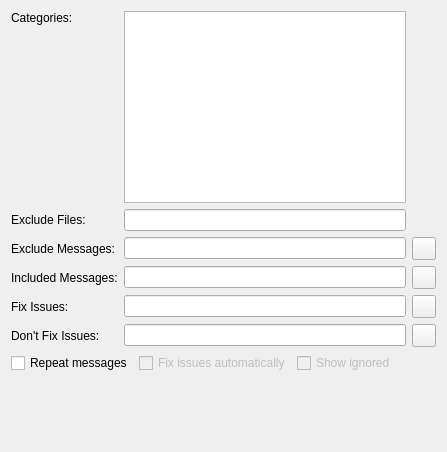
         <widget class="QWidget" name="globalOptionsTab">
          <attribute name="title">
           <string>Globals</string>
          </attribute>
          <layout class="QGridLayout" name="gridLayout_2">
           <item row="0" column="0">
            <widget class="QLabel" name="label_20">
             <property name="text">
              <string>Categories:</string>
             </property>
             <property name="alignment">
              <set>Qt::AlignmentFlag::AlignLeading|Qt::AlignmentFlag::AlignLeft|Qt::AlignmentFlag::AlignTop</set>
             </property>
            </widget>
           </item>
           <item row="0" column="1">
            <widget class="QListWidget" name="categoriesList">
             <property name="toolTip">
              <string>Select the categories of checks to be performed.</string>
             </property>
             <property name="sortingEnabled">
              <bool>true</bool>
             </property>
            </widget>
           </item>
           <item row="1" column="0">
            <widget class="QLabel" name="label_2">
             <property name="text">
              <string>Exclude Files:</string>
             </property>
            </widget>
           </item>
           <item row="1" column="1">
            <widget class="QLineEdit" name="excludeFilesEdit">
             <property name="toolTip">
              <string>Enter filename patterns of files to be excluded separated by a comma</string>
             </property>
             <property name="clearButtonEnabled">
              <bool>true</bool>
             </property>
            </widget>
           </item>
           <item row="2" column="0">
            <widget class="QLabel" name="label">
             <property name="text">
              <string>Exclude Messages:</string>
             </property>
            </widget>
           </item>
           <item row="2" column="1">
            <widget class="QLineEdit" name="excludeMessagesEdit">
             <property name="toolTip">
              <string>Enter message codes to be excluded separated by a comma</string>
             </property>
             <property name="clearButtonEnabled">
              <bool>true</bool>
             </property>
            </widget>
           </item>
           <item row="2" column="2">
            <widget class="QToolButton" name="excludeMessagesSelectButton">
             <property name="toolTip">
              <string>Press to select the message codes from a list</string>
             </property>
            </widget>
           </item>
           <item row="3" column="0">
            <widget class="QLabel" name="label_3">
             <property name="text">
              <string>Included Messages:</string>
             </property>
            </widget>
           </item>
           <item row="3" column="1">
            <widget class="QLineEdit" name="includeMessagesEdit">
             <property name="toolTip">
              <string>Enter message codes to be included separated by a comma</string>
             </property>
             <property name="clearButtonEnabled">
              <bool>true</bool>
             </property>
            </widget>
           </item>
           <item row="3" column="2">
            <widget class="QToolButton" name="includeMessagesSelectButton">
             <property name="toolTip">
              <string>Press to select the message codes from a list</string>
             </property>
            </widget>
           </item>
           <item row="4" column="0">
            <widget class="QLabel" name="label_4">
             <property name="text">
              <string>Fix Issues:</string>
             </property>
            </widget>
           </item>
           <item row="4" column="1">
            <widget class="QLineEdit" name="fixIssuesEdit">
             <property name="toolTip">
              <string>Enter message codes of issues to be fixed automatically (leave empty to fix all)</string>
             </property>
             <property name="clearButtonEnabled">
              <bool>true</bool>
             </property>
            </widget>
           </item>
           <item row="4" column="2">
            <widget class="QToolButton" name="fixIssuesSelectButton">
             <property name="toolTip">
              <string>Press to select the message codes from a list</string>
             </property>
            </widget>
           </item>
           <item row="5" column="0">
            <widget class="QLabel" name="label_6">
             <property name="text">
              <string>Don't Fix Issues:</string>
             </property>
            </widget>
           </item>
           <item row="5" column="1">
            <widget class="QLineEdit" name="noFixIssuesEdit">
             <property name="toolTip">
              <string>Enter message codes of issues not to be fixed automatically</string>
             </property>
             <property name="clearButtonEnabled">
              <bool>true</bool>
             </property>
            </widget>
           </item>
           <item row="5" column="2">
            <widget class="QToolButton" name="noFixIssuesSelectButton">
             <property name="toolTip">
              <string>Press to select the message codes from a list</string>
             </property>
            </widget>
           </item>
           <item row="6" column="0" colspan="3">
            <layout class="QHBoxLayout" name="horizontalLayout">
             <item>
              <widget class="QCheckBox" name="repeatCheckBox">
               <property name="toolTip">
                <string>Select to repeat each message type</string>
               </property>
               <property name="text">
                <string>Repeat messages</string>
               </property>
              </widget>
             </item>
             <item>
              <widget class="QCheckBox" name="fixIssuesCheckBox">
               <property name="enabled">
                <bool>false</bool>
               </property>
               <property name="toolTip">
                <string>Select to fix some issues</string>
               </property>
               <property name="text">
                <string>Fix issues automatically</string>
               </property>
              </widget>
             </item>
             <item>
              <widget class="QCheckBox" name="ignoredCheckBox">
               <property name="enabled">
                <bool>false</bool>
               </property>
               <property name="toolTip">
                <string>Select to show ignored issues</string>
               </property>
               <property name="text">
                <string>Show ignored</string>
               </property>
              </widget>
             </item>
             <item>
              <spacer name="horizontalSpacer">
               <property name="orientation">
                <enum>Qt::Orientation::Horizontal</enum>
               </property>
               <property name="sizeHint" stdset="0">
                <size>
                 <width>40</width>
                 <height>20</height>
                </size>
               </property>
              </spacer>
             </item>
            </layout>
           </item>
           <item row="7" column="0">
            <spacer name="verticalSpacer_2">
             <property name="orientation">
              <enum>Qt::Orientation::Vertical</enum>
             </property>
             <property name="sizeHint" stdset="0">
              <size>
               <width>20</width>
               <height>68</height>
              </size>
             </property>
            </spacer>
           </item>
          </layout>
         </widget>
